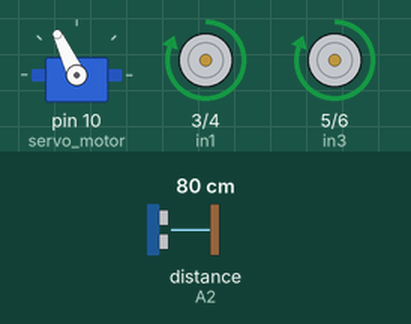
This sketch was run on a simulated Arduino Uno, built with avr-gcc and run on an emulated ATmega328P. Parts: servo, motor-driver pin pairs drawn as motors (green arrow = first pin HIGH = forward, orange = second pin HIGH = backward, longer = more drive, scaled by the enable pin). Inputs (shaded band) come from the test bench; at power-on: distance to the obstacle (sensor on A2) 80 cm. The echo pulse lasts 58.3 µs per cm.

Above: at 3.9 s.
4.0 s: distance to the obstacle (sensor on A2) set to 39 cm
5.5 s: distance to the obstacle (sensor on A2) set to 32 cm
At 6.9 s:
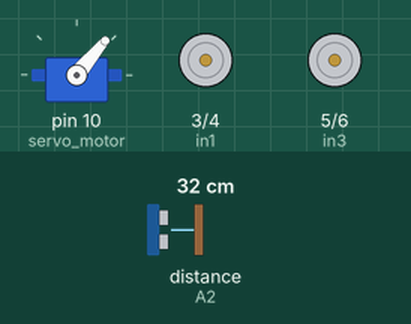
At 8.1 s:
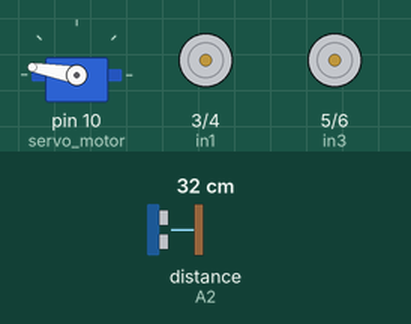
8.5 s: distance to the obstacle (sensor on A2) set to 60 cm
11.5 s: distance to the obstacle (sensor on A2) set to 2 cm
At 15.3 s:
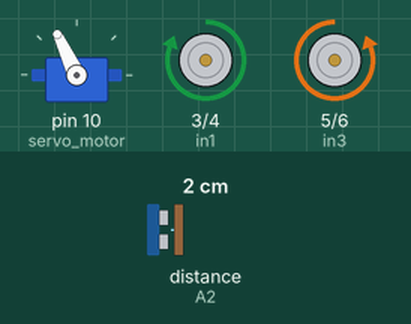
Timing chart, 0 to 15.5 s (numbered marks = the images above; inputs shaded):
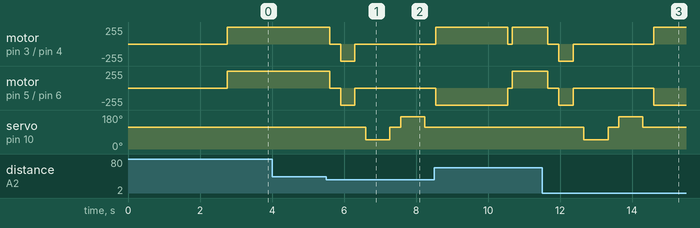

Measured:
- the behaviour switches between 36 and 35 cm on distance to the obstacle (sensor on A2) (found by bisection; images 0 and 1)
- after the input at 4.0 s, every drawn part: stays the same
- after the input at 5.5 s, motor on pin 3 (in1) / pin 4 (in2), motor on pin 5 (in3) / pin 6 (in4): forward 255/255 → stopped after 0.10 s, → backward 255/255 0.30 s later, → stopped 0.40 s later; servo on pin 10 (servo_motor): 115° → 50° after 1.1 s, → 115° 0.67 s later, → 170° 0.30 s later, → 115° 0.67 s later
- after the input at 11.5 s, motor on pin 3 (in1) / pin 4 (in2): forward 255/255 → stopped after 0.16 s, → backward 255/255 0.30 s later, → stopped 0.40 s later, → forward 255/255 2.2 s later; motor on pin 5 (in3) / pin 6 (in4): forward 255/255 → stopped after 0.16 s, → backward 255/255 0.30 s later, → stopped 0.40 s later, → backward 255/255 2.2 s later

The sketch:

dir.ino
```cpp
#include <Servo.h>          //Servo motor library. This is standard library
#include <NewPing.h>

int en1 = 2;
int in1 = 3;
int in2 = 4;
int in3 = 5;
int in4 = 6;
int en2 = 7;

#define trig_pin A1 //analog input 1
#define echo_pin A2 //analog input 2

#define maximum_distance 200
boolean goesForward = false;
int distance = 100;

NewPing sonar(trig_pin, echo_pin, maximum_distance); //sensor function
Servo servo_motor; //our servo name


void setup() {
  // put your setup code here, to run once:
  pinMode(en1, OUTPUT);
  pinMode(in1, OUTPUT);
  pinMode(in2, OUTPUT);
  pinMode(in3, OUTPUT);
  pinMode(in4, OUTPUT);
  pinMode(en2, OUTPUT);

   servo_motor.attach(10); //our servo pin

  servo_motor.write(115);
  delay(2000);
  distance = readPing();
  delay(100);
  distance = readPing();
  delay(100);
  distance = readPing();
  delay(100);
  distance = readPing();
  delay(100);

}

void loop() {
  int distanceRight = 0;
  int distanceLeft = 0;
  delay(50);

  if (distance <= 35){
    moveStop();
    delay(300);
    moveBackward();
    delay(400);
    moveStop();
    delay(300);
    distanceRight = lookRight();
    delay(300);
    distanceLeft = lookLeft();
    delay(300);

    if (distanceRight >= distanceLeft){
      turnRight();
      moveStop();
    }
    else{
      turnLeft();
      moveStop();
    }
  }
  else{
    moveForward();
  }
    distance = readPing();

}


int lookRight(){
  servo_motor.write(50);
  delay(500);
  int distance = readPing();
  delay(100);
  servo_motor.write(115);
  return distance;
}

int lookLeft(){
  servo_motor.write(170);
  delay(500);
  int distance = readPing();
  delay(100);
  servo_motor.write(115);
  return distance;
  delay(100);
}

int readPing(){
  delay(70);
  int cm = sonar.ping_cm();
  if (cm==0){
    cm=250;
  }
  return cm;
}


void moveStop(){
  digitalWrite(en1, 100);
  digitalWrite(in1, LOW);
  digitalWrite(in2, LOW);
  digitalWrite(en2, 100);
  digitalWrite(in3, LOW);
  digitalWrite(in4, LOW);


}

void moveForward(){


  digitalWrite(en1, 100);
  digitalWrite(in1, HIGH);
  digitalWrite(in2, LOW);
  digitalWrite(en2, 100);
  digitalWrite(in3, HIGH);
  digitalWrite(in4, LOW);


}

void moveBackward(){


   digitalWrite(en1, 100);
  digitalWrite(in1, LOW);
  digitalWrite(in2, HIGH);
  digitalWrite(en2, 100);
  digitalWrite(in3, LOW);
  digitalWrite(in4, HIGH);


}

void turnRight(){
  digitalWrite(en1, 100);
  digitalWrite(in1, HIGH);
  digitalWrite(in2, LOW);
  digitalWrite(en2, 100);
  digitalWrite(in3, LOW);
  digitalWrite(in4, HIGH);

  delay(2000);

   digitalWrite(en1, 100);
  digitalWrite(in1, HIGH);
  digitalWrite(in2, LOW);
  digitalWrite(en2, 100);
  digitalWrite(in3, HIGH);
  digitalWrite(in4, LOW);


}

void turnLeft(){

   digitalWrite(en1, 100);
  digitalWrite(in1, LOW);
  digitalWrite(in2, HIGH);
  digitalWrite(en2, 100);
  digitalWrite(in3, HIGH);
  digitalWrite(in4, LOW);

  delay(4000);

  digitalWrite(en1, 100);
  digitalWrite(in1, HIGH);
  digitalWrite(in2, LOW);
  digitalWrite(en2, 100);
  digitalWrite(in3, HIGH);
  digitalWrite(in4, LOW);

}
```
